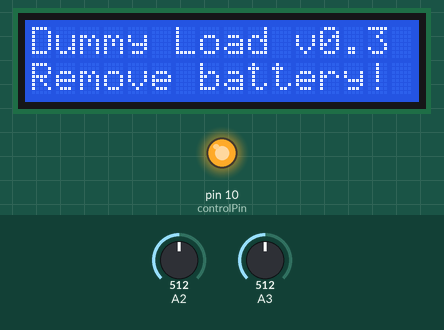
Simulated run of this sketch. Board: Arduino Uno, built with avr-gcc and run on an emulated ATmega328P. Parts: 16×2 character LCD, output pins drawn as LEDs (lit = HIGH). The inputs (shaded band) are chosen by the test bench; at power-on: A3 = 512, A2 = 512. What the sketch prints to the serial monitor is not drawn.

Above: at 2.2 s.
2.3 s: A3 set to 3
3.8 s: A3 set to 0
At 3.84 s:
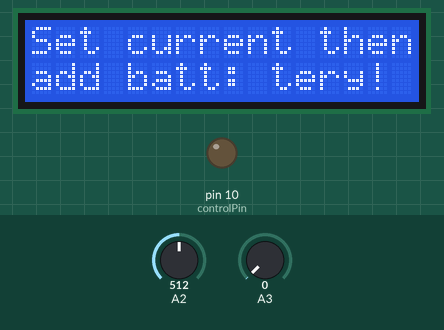
At 4.6 s:
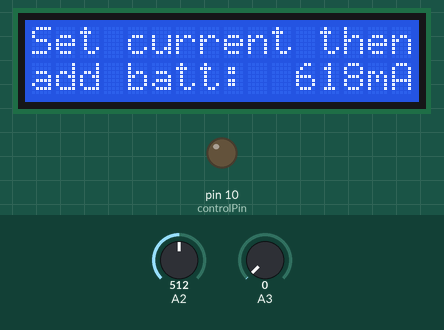
5.3 s: A3 set to 20
At 6.2 s:
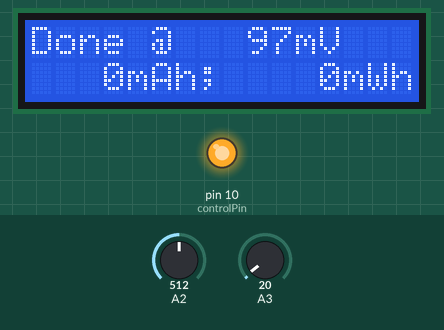
Timing chart, 0 to 8.3 s (numbered marks = the images above; inputs shaded):
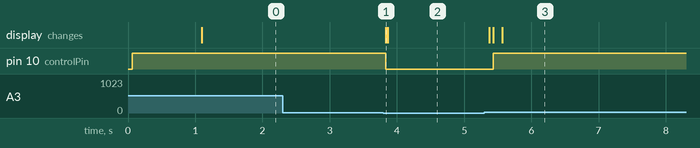

Measured:
- the behaviour switches between 2 and 1 on A3 (found by bisection; images 0 and 1)
- after the input at 2.3 s, every drawn part: stays the same
- after the input at 3.8 s, pin 10 (controlPin): HIGH → LOW at once; the display: changes at once (image 1)
- after the input at 5.3 s, pin 10 (controlPin): LOW → HIGH after 0.13 s; the display: first changes after 0.07 s (image 3 shows a later state)

The sketch:

dummyLoad.ino
```cpp
/*

*/


#include <LiquidCrystal.h>

// Setup LCD Pins
LiquidCrystal lcd(12, 11, 5, 4, 3, 2);

// Pin 10 is used to switch the load on/off
const int controlPin = 10;

// Reference Voltage (mV)
const float vRef = 1235.0;

// Multiplier to scale up from voltage divider
const float vMul = (10000.0 + 3300.0)/3300.0;

// Analog pins for potentiometer and load voltage
const int potPin = 2;
const int loadPin = 3;

// Number of samples
const int nSamples = 30;
const float sampleMul = 1.0 / (float) nSamples;

// Track state
byte state = 0;

// keep track of mAh and mWh;
float cummulative_mAh = 0.0, cummulative_mWh = 0.0;

// Track output times
int lastOutput = 0;
long start;

// When to finish
int batteryCuttoff = 3000;

void setup() {
  // set up the LCD's number of columns and rows:
  lcd.begin(16, 2);

  // Setup our reference voltage
  analogReference(EXTERNAL);

  // Enable load control and force off
  pinMode(controlPin, OUTPUT);
  digitalWrite(controlPin, HIGH);

  // Setup serial port
  Serial.begin(115200);

  // Output initial message
  Serial.println(F("# Dummy Load v0.3"));
  lcd.print(F("Dummy Load v0.3"));

  // Initial delay to show the above message
  delay(1000);
}

void display(int result) {
  if ( result < 1000 ) lcd.print(" ");
  if ( result < 100 ) lcd.print(" ");
  if ( result < 10 ) lcd.print(" ");
  lcd.print(result);
}

void mV(int result) {
  display(result);
  lcd.print("mV");
}

void mA(int result) {
  display(result);
  lcd.print("mA");
}

void mW(int result) {
  display(result);
  lcd.print("mW");
}

void mAh(int result) {
  display(result);
  lcd.print("mAh");
}

void mWh(int result) {
  display(result);
  lcd.print("mWh");
}

float sample(int pin) {
  long sum = 0;
  analogRead(pin);
  delay(25);
  for (int i = 0; i < nSamples; i++) {
    sum += analogRead(pin);
  }
  return (float) sum * sampleMul;
}

float milliAmps() {
  float fval = sample(potPin);
  return vRef*fval/1023.0;
}

int loadVoltage() {
  float fval = milliAmps();
  if (fval < 0.01) fval = 0.0;
  return int(fval+0.5);
}

float milliVolts() {
  float fval = sample(loadPin);
  return vMul*vRef*fval/1023.0;
}

int batteryVoltage() {
  float fval = milliVolts();
  return int(fval+0.5);
}

void separator() {
  Serial.print(" ");
}

void loop() {

  unsigned long now = millis();
  int sec = now / 1000;

  if ( state == 0 ) {
    if ( batteryVoltage() > 10 ) {
      lcd.setCursor(0, 1);
      lcd.print(F("Remove battery!"));
      delay(1000);
      state = 1;
    } else {
      state = 2;
    }
    return;
  }

  if ( state == 1 ) {
    // Waiting for battery to be removed
    if ( batteryVoltage() < 10 ) {
      state = 2;
    }
    return;
  }

  if ( state == 2 ) {
    // Prepare to set current
    //startup, no battery so all is fine!
    lcd.setCursor(0, 0);
    lcd.print("Set current then");
    lcd.setCursor(0, 1);
    lcd.print("add batt: ");
    // Enable setting of current
    digitalWrite(controlPin, LOW);
    state = 3;
    return;
  }

  if ( state == 3 ) {
    // Waiting for battery to appear, refresh mA display...
    lcd.setCursor(10, 1);
    mA(loadVoltage());
    delay(250);
    int bv = batteryVoltage();
    if ( bv > 10 ) {
      state = 4;
      // Signal start of run
      Serial.println(F("# Start"));
      // Prepare LCD display
      lcd.clear();

      // Detect battery type and set threshold battery voltage
      if ( bv > 3000 ) {
        lcd.print("Li-ion");
        batteryCuttoff = 3000;
      } else {
        lcd.print("Other ");
        batteryCuttoff = 800;
      }
    }
    start = sec;
    return;
  }

  if ( state == 4 ) {
    // Normal run time...
    if ( sec != lastOutput ) {
      lastOutput = sec;

      float mA1 = milliAmps();
      cummulative_mAh += mA1 / 3600.0;
      int imAh = int(cummulative_mAh+0.5);

      int bv = batteryVoltage();
      float mW1 = mA1 * bv / 1000.0;
      cummulative_mWh += mW1 / 3600.0;
      if ( bv < batteryCuttoff ) {
        state = 5;
        // Cutoff reached
        digitalWrite(controlPin, HIGH);
      }

      lcd.setCursor(9, 0);
      mV(bv);
      lcd.setCursor(0, 1);
      mAh(imAh);
      lcd.setCursor(9, 1);
      mA(int(mA1+0.5));

      int mW = int(mA1*bv/1000.0+0.5);
      Serial.print(sec-start+1);
      separator();
      Serial.print(bv);
      separator();
      Serial.print(cummulative_mAh);
      separator();
      Serial.println(cummulative_mWh);
      separator();
    }
    delay(100);
    return;
  }

  if ( state == 5 ) {
    lcd.clear();
    lcd.print("Done @ ");
    mV(batteryVoltage());
    lcd.setCursor(0,1);
    mAh(int(cummulative_mAh+0.5));
    lcd.print("; ");
    mWh(int(cummulative_mWh+0.5));
    state = 99;
  }

}
```
